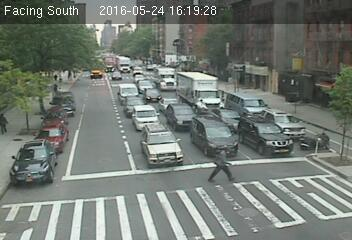
#> input picture HOG/HOG2/433.jpg, 352 x 240 px
$ python adaptive_window_hog.py   (Python 2 division)
#> lines starting #> are read from the running program, lines starting #| are printed output that depends on the picture
import os,sys
import numpy as np
import pandas as pd
import matplotlib.pyplot as plt
import matplotlib.image as mpimg
from matplotlib.figure import Figure
from matplotlib.axes import Axes
from matplotlib.lines import Line2D
from matplotlib.backends.backend_agg import FigureCanvasAgg
from sklearn.svm import SVC
from hog_signed import hog_signed
import cv2
import time
from numpy import arange
from sklearn.cross_validation import train_test_split
from matplotlib.patches import Rectangle

class Annotate(object):
	def __init__(self, image,name):
		self.img = image
		self.imgname = name
		self.i = 1
		self.col = 'b' # deafult color for true positive label
		self.ax = plt.gca()
		# Initialize the Reactangle patch object with properties
		self.rect = Rectangle((0,0), 1, 1, alpha = 1,ls = 'solid',fill = False, clip_on = True,color = self.col,animated=True)
		# Initialize two diagonally opposite co-ordinates of reactangle as None
		self.xc = None
		self.yc = None
		self.x0 = None
		self.y0 = None
		self.x1 = None
		self.y1 = None
		self.sizeModifier = 2

		self.w = 30.0
		self.h = 40.0
		self.qkey = None

		#self.centers
		# The list that will store value of those two co-ordinates of
		# all the patches for storing into the file later
		self.xy = []
		self.ax.add_patch(self.rect)
		# Initialize mpl connect object
		connect = self.ax.figure.canvas.mpl_connect
		# Create objects that will handle user initiated events
		# We are using three events
		# First event is button press event (on left key click)-
		# on which on_click function is called
		connect('button_press_event', self.move_through_image)
		self.draw_cid = connect('draw_event', self.grab_background)
		# connect('close_event', self.handle_close)


		# Second event to draw, in case a mistake in labelling is made,
		# deleting the patch requires redrawing the original canvas
		# self.draw_cid = connect('draw_event', self.grab_background)

		# # Third event - key press event
		# # To change color of the patches when you want to switch between
		# # true postive and false postive labels
		# connect('key_press_event',self.colorChange)


	# [79 lines left out: functions objCreation, quit, move_through_image, not called in this run]


				# [5 lines of commented-out code are left out]


	def safe_draw(self):
		"""Temporarily disconnect the draw_event callback to avoid recursion"""
		canvas = self.ax.figure.canvas
		canvas.mpl_disconnect(self.draw_cid)
		canvas.draw()
		self.draw_cid = canvas.mpl_connect('draw_event', self.grab_background)


	def grab_background(self, event=None):
		"""
		When the figure is resized, hide the rect, draw everything,
		and update the background.
		"""
		self.rect.set_visible(False)
		self.safe_draw()

		# With most backends (e.g. TkAgg), we could grab (and refresh, in
		# self.blit) self.ax.bbox instead of self.fig.bbox, but Qt4Agg, and
		# some others, requires us to update the _full_ canvas, instead.
		self.background = self.ax.figure.canvas.copy_from_bbox(self.ax.figure.bbox)
		self.rect.set_visible(True)
		self.blit()


	def blit(self):
		"""
		Efficiently update the figure, without needing to redraw the
		"background" artists.
		"""
		#self.objCreation()
		self.ax.figure.canvas.restore_region(self.background)
		self.ax.draw_artist(self.rect)
		self.ax.figure.canvas.blit(self.ax.figure.bbox)

	def hog_patch_image(img):

		pass


if __name__ == '__main__':
	img = mpimg.imread('433.jpg')[60:,:]
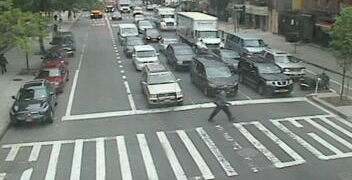
#> img: shape (180, 352, 3); mean R, G, B 124.7, 132.5, 126.3
	imgname = '433.jpg'
	# Create the canvas
	fig = plt.figure()
	ax = fig.add_subplot(111)
	# print type(img)
	ax.imshow(img)
	a = Annotate(img,imgname)

	plt.show()
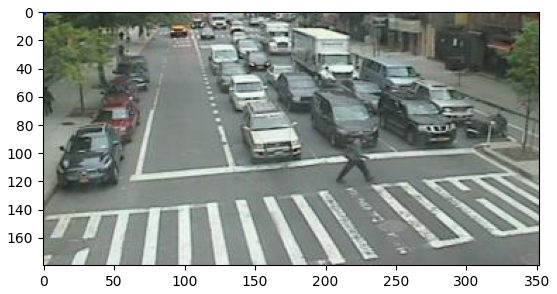
#> figure drawn by matplotlib, 1 panel

$ run again, with HOG/HOG2/team.jpg copied over HOG/HOG2/433.jpg
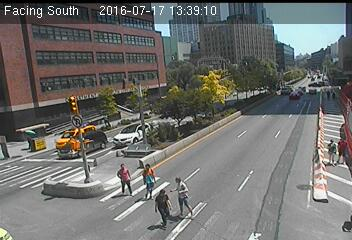
#> input picture HOG/HOG2/team.jpg, 352 x 240 px
#> `img = mpimg.imread('433.jpg')[60:,:]`:
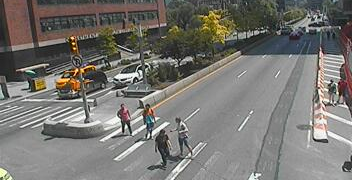
#> img: shape (180, 352, 3); mean R, G, B 119.5, 117.6, 113.3
#> `plt.show()`:
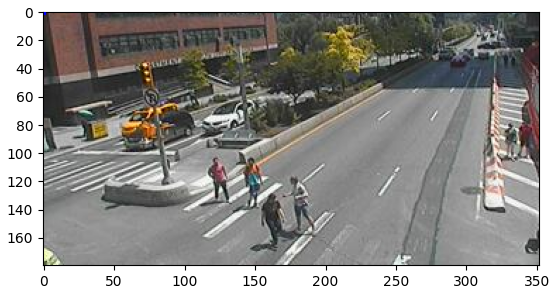
#> figure drawn by matplotlib, 1 panel
